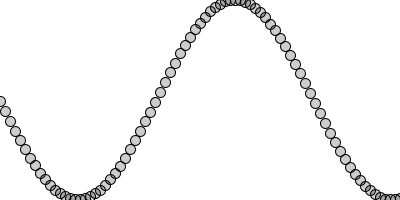
Frame 1 (no input)
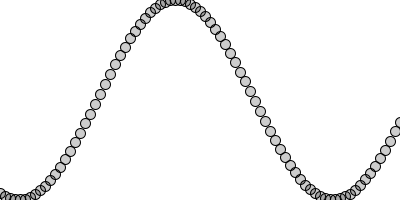
Frame 60 (the mouse pressed at the canvas centre just before this capture)
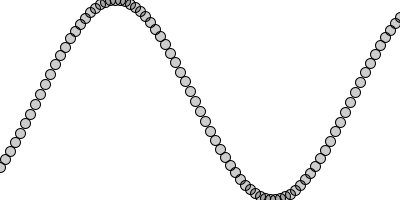
Frame 120 (the mouse held since frame 60 and released just before this capture)

The Processing sketch that drew these frames (run headless with seeded random() and noise(); from frame 60 on, the mouse is pressed at the canvas centre):

// Processing sketch: _03wave
// ── _03wave.pde

float startTheta = 0;
float thetaVel = 0.1;
float amplitude = 100;

void setup() {
  size(400,200);
  smooth();
}

void draw() {
  background(255);

  startTheta += 0.02;
  float theta = startTheta;

 for (int x = 0; x <= width; x += 5) {
    float y = map(sin(theta),-1,1,0,height);
    stroke(0);
    fill(0,50);
    ellipse(x,y,10,10);
    theta += thetaVel;
  } 

}
